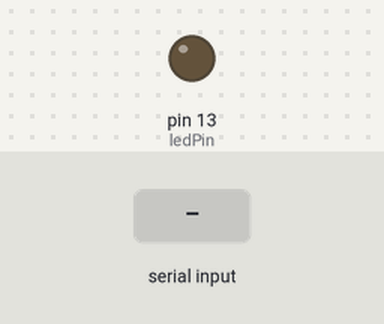
Simulated run of this sketch. Board: Arduino Uno, built with avr-gcc and run on an emulated ATmega328P. Shown: output pins drawn as LEDs (lit = HIGH). The test bench sets the inputs (shaded band).

Above: at 1.2 s.
1.3 s: byte 30 received over Serial
At 1.7 s:
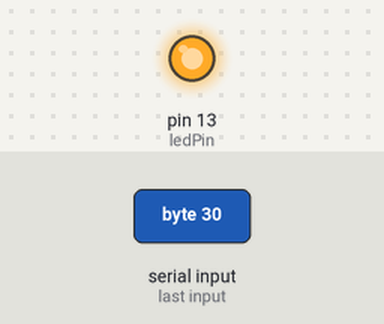
Timing chart, 0 to 4.3 s (numbered marks = the images above; inputs shaded):
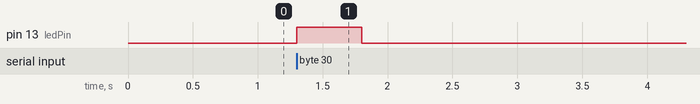

Measured:
- after the input at 1.3 s, pin 13 (ledPin): LOW → HIGH at once, → LOW 0.50 s later

The sketch:

serialTesting.ino
```cpp
int ledPin = 13; // Pin number for the LED

void setup() {
  Serial.begin(9600); // Initialize serial communication at 9600 baud rate
  pinMode(ledPin, OUTPUT); // Set LED pin as output
}

void loop() {
  if (Serial.available() > 0) {
    byte incomingByte = Serial.read();
    if (incomingByte != -1) {
      digitalWrite(ledPin, HIGH);
      delay(500);
      digitalWrite(ledPin, LOW);
    }
  }
}
```
